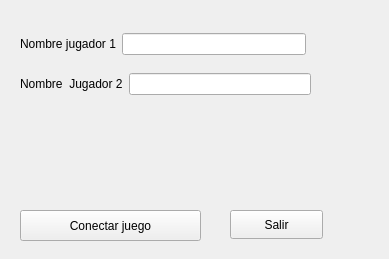
<?xml version="1.0" encoding="UTF-8"?>
<ui version="4.0">
 <class>Widget</class>
 <widget class="QWidget" name="Widget">
  <property name="geometry">
   <rect>
    <x>0</x>
    <y>0</y>
    <width>389</width>
    <height>259</height>
   </rect>
  </property>
  <property name="windowTitle">
   <string>Widget</string>
  </property>
  <widget class="QPushButton" name="start">
   <property name="geometry">
    <rect>
     <x>20</x>
     <y>210</y>
     <width>181</width>
     <height>31</height>
    </rect>
   </property>
   <property name="text">
    <string>Conectar juego</string>
   </property>
  </widget>
  <widget class="QPushButton" name="quit">
   <property name="geometry">
    <rect>
     <x>230</x>
     <y>210</y>
     <width>93</width>
     <height>29</height>
    </rect>
   </property>
   <property name="text">
    <string>Salir</string>
   </property>
  </widget>
  <widget class="QWidget" name="">
   <property name="geometry">
    <rect>
     <x>20</x>
     <y>30</y>
     <width>286</width>
     <height>28</height>
    </rect>
   </property>
   <layout class="QHBoxLayout" name="horizontalLayout">
    <item>
     <widget class="QLabel" name="label">
      <property name="text">
       <string>Nombre jugador 1</string>
      </property>
     </widget>
    </item>
    <item>
     <widget class="QLineEdit" name="lineEdit"/>
    </item>
   </layout>
  </widget>
  <widget class="QWidget" name="">
   <property name="geometry">
    <rect>
     <x>20</x>
     <y>70</y>
     <width>291</width>
     <height>28</height>
    </rect>
   </property>
   <layout class="QHBoxLayout" name="horizontalLayout_2">
    <item>
     <widget class="QLabel" name="label_2">
      <property name="text">
       <string>Nombre  Jugador 2</string>
      </property>
     </widget>
    </item>
    <item>
     <widget class="QLineEdit" name="lineEdit_2"/>
    </item>
   </layout>
  </widget>
 </widget>
 <resources/>
 <connections/>
</ui>
